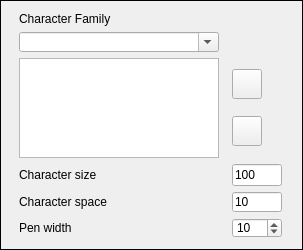
     <widget class="QFrame" name="frame_3">
      <property name="sizePolicy">
       <sizepolicy hsizetype="Maximum" vsizetype="Maximum">
        <horstretch>0</horstretch>
        <verstretch>0</verstretch>
       </sizepolicy>
      </property>
      <property name="minimumSize">
       <size>
        <width>303</width>
        <height>250</height>
       </size>
      </property>
      <property name="frameShape">
       <enum>QFrame::Box</enum>
      </property>
      <property name="frameShadow">
       <enum>QFrame::Plain</enum>
      </property>
      <layout class="QGridLayout" name="gridLayout_2" columnstretch="0,0">
       <item row="0" column="0">
        <widget class="QLabel" name="CharacterFamilyLab">
         <property name="text">
          <string>Character Family</string>
         </property>
        </widget>
       </item>
       <item row="1" column="0">
        <widget class="QFontComboBox" name="fontCbx">
         <property name="maximumSize">
          <size>
           <width>200</width>
           <height>20</height>
          </size>
         </property>
         <property name="toolTip">
          <string/>
         </property>
         <property name="currentText">
          <string/>
         </property>
        </widget>
       </item>
       <item row="2" column="0">
        <widget class="QListWidget" name="fontListViw">
         <property name="maximumSize">
          <size>
           <width>200</width>
           <height>100</height>
          </size>
         </property>
         <property name="toolTip">
          <string notr="true"/>
         </property>
        </widget>
       </item>
       <item row="2" column="1">
        <layout class="QVBoxLayout" name="verticalLayout">
         <item>
          <widget class="QPushButton" name="addFontBtn">
           <property name="maximumSize">
            <size>
             <width>30</width>
             <height>30</height>
            </size>
           </property>
           <property name="cursor">
            <cursorShape>PointingHandCursor</cursorShape>
           </property>
           <property name="text">
            <string/>
           </property>
           <property name="icon">
            <iconset resource="img/img.qrc">
             <normaloff>:/icon/font_add.png</normaloff>:/icon/font_add.png</iconset>
           </property>
          </widget>
         </item>
         <item>
          <widget class="QPushButton" name="removeFontBtn">
           <property name="maximumSize">
            <size>
             <width>30</width>
             <height>30</height>
            </size>
           </property>
           <property name="cursor">
            <cursorShape>PointingHandCursor</cursorShape>
           </property>
           <property name="toolTip">
            <string/>
           </property>
           <property name="text">
            <string/>
           </property>
           <property name="icon">
            <iconset resource="img/img.qrc">
             <normaloff>:/icon/font_delete.png</normaloff>:/icon/font_delete.png</iconset>
           </property>
          </widget>
         </item>
        </layout>
       </item>
       <item row="3" column="0">
        <widget class="QLabel" name="CharacterSizeLab">
         <property name="text">
          <string>Character size</string>
         </property>
        </widget>
       </item>
       <item row="3" column="1">
        <widget class="QLineEdit" name="CharacterSizeTxt">
         <property name="sizePolicy">
          <sizepolicy hsizetype="Maximum" vsizetype="Fixed">
           <horstretch>0</horstretch>
           <verstretch>0</verstretch>
          </sizepolicy>
         </property>
         <property name="maximumSize">
          <size>
           <width>50</width>
           <height>16777215</height>
          </size>
         </property>
         <property name="toolTip">
          <string notr="true"/>
         </property>
         <property name="text">
          <string>100</string>
         </property>
        </widget>
       </item>
       <item row="4" column="0">
        <widget class="QLabel" name="CharacterSpaceLab">
         <property name="text">
          <string>Character space</string>
         </property>
        </widget>
       </item>
       <item row="4" column="1">
        <widget class="QLineEdit" name="CharacterSpaceTxt">
         <property name="sizePolicy">
          <sizepolicy hsizetype="Maximum" vsizetype="Fixed">
           <horstretch>0</horstretch>
           <verstretch>0</verstretch>
          </sizepolicy>
         </property>
         <property name="maximumSize">
          <size>
           <width>50</width>
           <height>20</height>
          </size>
         </property>
         <property name="toolTip">
          <string notr="true"/>
         </property>
         <property name="text">
          <string>10</string>
         </property>
        </widget>
       </item>
       <item row="5" column="0">
        <widget class="QLabel" name="PenWidthLab">
         <property name="text">
          <string>Pen width</string>
         </property>
        </widget>
       </item>
       <item row="5" column="1">
        <widget class="QSpinBox" name="PenWidthSbx">
         <property name="sizePolicy">
          <sizepolicy hsizetype="Maximum" vsizetype="Fixed">
           <horstretch>0</horstretch>
           <verstretch>0</verstretch>
          </sizepolicy>
         </property>
         <property name="maximumSize">
          <size>
           <width>50</width>
           <height>20</height>
          </size>
         </property>
         <property name="toolTip">
          <string notr="true"/>
         </property>
         <property name="minimum">
          <number>0</number>
         </property>
         <property name="maximum">
          <number>99</number>
         </property>
         <property name="value">
          <number>10</number>
         </property>
        </widget>
       </item>
      </layout>
     </widget>
